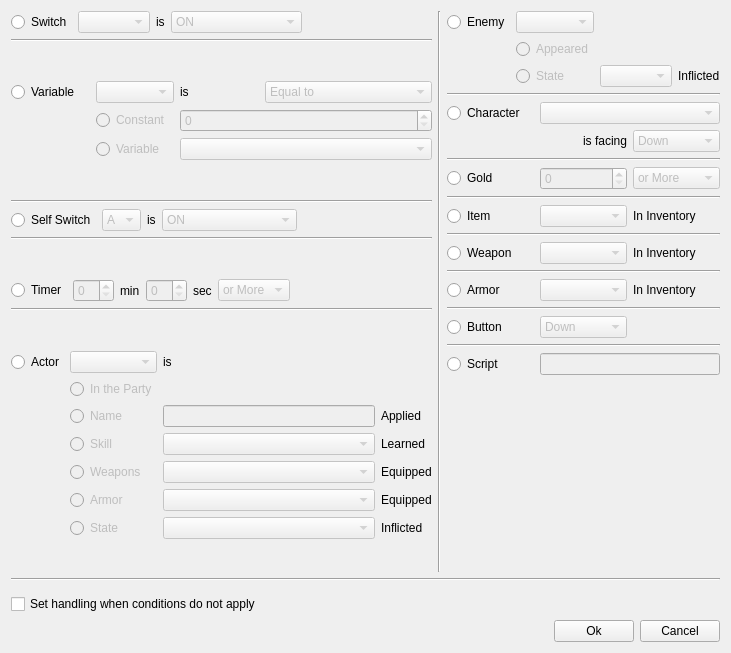
 <widget class="QWidget" name="ConditionalBranchDialog">
  <property name="windowModality">
   <enum>Qt::ApplicationModal</enum>
  </property>
  <property name="geometry">
   <rect>
    <x>0</x>
    <y>0</y>
    <width>731</width>
    <height>653</height>
   </rect>
  </property>
  <property name="windowTitle">
   <string>YaRXP - Conditional Branch</string>
  </property>
  <layout class="QGridLayout" name="gridLayout_6">
   <item row="0" column="0">
    <layout class="QGridLayout" name="gridLayout_4">
     <item row="5" column="0">
      <widget class="Line" name="line_2">
       <property name="orientation">
        <enum>Qt::Horizontal</enum>
       </property>
      </widget>
     </item>
     <item row="7" column="0">
      <widget class="Line" name="line_3">
       <property name="orientation">
        <enum>Qt::Horizontal</enum>
       </property>
      </widget>
     </item>
     <item row="11" column="0">
      <spacer name="verticalSpacer_3">
       <property name="orientation">
        <enum>Qt::Vertical</enum>
       </property>
       <property name="sizeHint" stdset="0">
        <size>
         <width>20</width>
         <height>40</height>
        </size>
       </property>
      </spacer>
     </item>
     <item row="13" column="0">
      <spacer name="verticalSpacer_5">
       <property name="orientation">
        <enum>Qt::Vertical</enum>
       </property>
       <property name="sizeHint" stdset="0">
        <size>
         <width>20</width>
         <height>40</height>
        </size>
       </property>
      </spacer>
     </item>
     <item row="4" column="0">
      <spacer name="verticalSpacer">
       <property name="orientation">
        <enum>Qt::Vertical</enum>
       </property>
       <property name="sizeHint" stdset="0">
        <size>
         <width>20</width>
         <height>40</height>
        </size>
       </property>
      </spacer>
     </item>
     <item row="6" column="0">
      <layout class="QHBoxLayout" name="horizontalLayout_3">
       <item>
        <widget class="QRadioButton" name="radio_self_switch">
         <property name="text">
          <string>Self Switch</string>
         </property>
        </widget>
       </item>
       <item>
        <widget class="QComboBox" name="combo_self_switch">
         <property name="enabled">
          <bool>false</bool>
         </property>
         <item>
          <property name="text">
           <string>A</string>
          </property>
         </item>
         <item>
          <property name="text">
           <string>B</string>
          </property>
         </item>
         <item>
          <property name="text">
           <string>C</string>
          </property>
         </item>
         <item>
          <property name="text">
           <string>D</string>
          </property>
         </item>
        </widget>
       </item>
       <item>
        <widget class="QLabel" name="label_3">
         <property name="text">
          <string>is</string>
         </property>
        </widget>
       </item>
       <item>
        <widget class="QComboBox" name="combo_self_switch_state">
         <property name="enabled">
          <bool>false</bool>
         </property>
         <property name="sizePolicy">
          <sizepolicy hsizetype="Expanding" vsizetype="Fixed">
           <horstretch>0</horstretch>
           <verstretch>0</verstretch>
          </sizepolicy>
         </property>
         <item>
          <property name="text">
           <string>ON</string>
          </property>
         </item>
         <item>
          <property name="text">
           <string>OFF</string>
          </property>
         </item>
        </widget>
       </item>
       <item>
        <spacer name="horizontalSpacer_3">
         <property name="orientation">
          <enum>Qt::Horizontal</enum>
         </property>
         <property name="sizeHint" stdset="0">
          <size>
           <width>40</width>
           <height>20</height>
          </size>
         </property>
        </spacer>
       </item>
      </layout>
     </item>
     <item row="1" column="0">
      <widget class="Line" name="line">
       <property name="orientation">
        <enum>Qt::Horizontal</enum>
       </property>
      </widget>
     </item>
     <item row="9" column="0">
      <layout class="QHBoxLayout" name="horizontalLayout_4">
       <item>
        <widget class="QRadioButton" name="radio_timer">
         <property name="text">
          <string>Timer</string>
         </property>
        </widget>
       </item>
       <item>
        <widget class="QSpinBox" name="spin_timer_min">
         <property name="enabled">
          <bool>false</bool>
         </property>
        </widget>
       </item>
       <item>
        <widget class="QLabel" name="label_4">
         <property name="text">
          <string>min</string>
         </property>
        </widget>
       </item>
       <item>
        <widget class="QSpinBox" name="spin_timer_sec">
         <property name="enabled">
          <bool>false</bool>
         </property>
        </widget>
       </item>
       <item>
        <widget class="QLabel" name="label_5">
         <property name="text">
          <string>sec</string>
         </property>
        </widget>
       </item>
       <item>
        <widget class="QComboBox" name="spin_timer_comp">
         <property name="enabled">
          <bool>false</bool>
         </property>
         <item>
          <property name="text">
           <string>or More</string>
          </property>
         </item>
         <item>
          <property name="text">
           <string>or Less</string>
          </property>
         </item>
        </widget>
       </item>
       <item>
        <spacer name="horizontalSpacer_4">
         <property name="orientation">
          <enum>Qt::Horizontal</enum>
         </property>
         <property name="sizeHint" stdset="0">
          <size>
           <width>40</width>
           <height>20</height>
          </size>
         </property>
        </spacer>
       </item>
      </layout>
     </item>
     <item row="0" column="0">
      <layout class="QHBoxLayout" name="horizontalLayout_2">
       <item>
        <widget class="QRadioButton" name="radio_switch">
         <property name="text">
          <string>Switch</string>
         </property>
        </widget>
       </item>
       <item>
        <widget class="QComboBox" name="combo_switch">
         <property name="enabled">
          <bool>false</bool>
         </property>
        </widget>
       </item>
       <item>
        <widget class="QLabel" name="label">
         <property name="text">
          <string>is</string>
         </property>
        </widget>
       </item>
       <item>
        <widget class="QComboBox" name="combo_switch_state">
         <property name="enabled">
          <bool>false</bool>
         </property>
         <property name="sizePolicy">
          <sizepolicy hsizetype="Expanding" vsizetype="Fixed">
           <horstretch>0</horstretch>
           <verstretch>0</verstretch>
          </sizepolicy>
         </property>
         <item>
          <property name="text">
           <string>ON</string>
          </property>
         </item>
         <item>
          <property name="text">
           <string>OFF</string>
          </property>
         </item>
        </widget>
       </item>
       <item>
        <spacer name="horizontalSpacer_2">
         <property name="orientation">
          <enum>Qt::Horizontal</enum>
         </property>
         <property name="sizeHint" stdset="0">
          <size>
           <width>40</width>
           <height>20</height>
          </size>
         </property>
        </spacer>
       </item>
      </layout>
     </item>
     <item row="3" column="0">
      <layout class="QGridLayout" name="gridLayout">
       <item row="0" column="2">
        <widget class="QLabel" name="label_2">
         <property name="text">
          <string>is</string>
         </property>
        </widget>
       </item>
       <item row="1" column="1">
        <widget class="QRadioButton" name="radio_var_constant">
         <property name="enabled">
          <bool>false</bool>
         </property>
         <property name="text">
          <string>Constant</string>
         </property>
        </widget>
       </item>
       <item row="0" column="1">
        <widget class="QComboBox" name="combo_variable">
         <property name="enabled">
          <bool>false</bool>
         </property>
        </widget>
       </item>
       <item row="2" column="1">
        <widget class="QRadioButton" name="radio_var_variable">
         <property name="enabled">
          <bool>false</bool>
         </property>
         <property name="text">
          <string>Variable</string>
         </property>
        </widget>
       </item>
       <item row="0" column="3">
        <widget class="QComboBox" name="combo_variable_op">
         <property name="enabled">
          <bool>false</bool>
         </property>
         <item>
          <property name="text">
           <string>Equal to</string>
          </property>
         </item>
         <item>
          <property name="text">
           <string>Greather than or Equal to</string>
          </property>
         </item>
         <item>
          <property name="text">
           <string>Less Than or Equal to</string>
          </property>
         </item>
         <item>
          <property name="text">
           <string>Greather than</string>
          </property>
         </item>
         <item>
          <property name="text">
           <string>Less than</string>
          </property>
         </item>
         <item>
          <property name="text">
           <string>Not Equal to</string>
          </property>
         </item>
        </widget>
       </item>
       <item row="0" column="0">
        <widget class="QRadioButton" name="radio_variable">
         <property name="text">
          <string>Variable</string>
         </property>
        </widget>
       </item>
       <item row="1" column="2" colspan="2">
        <widget class="QSpinBox" name="spin_var_const">
         <property name="enabled">
          <bool>false</bool>
         </property>
        </widget>
       </item>
       <item row="2" column="2" colspan="2">
        <widget class="QComboBox" name="combo_var_variable">
         <property name="enabled">
          <bool>false</bool>
         </property>
        </widget>
       </item>
      </layout>
     </item>
     <item row="2" column="0">
      <spacer name="verticalSpacer_2">
       <property name="orientation">
        <enum>Qt::Vertical</enum>
       </property>
       <property name="sizeHint" stdset="0">
        <size>
         <width>20</width>
         <height>40</height>
        </size>
       </property>
      </spacer>
     </item>
     <item row="8" column="0">
      <spacer name="verticalSpacer_4">
       <property name="orientation">
        <enum>Qt::Vertical</enum>
       </property>
       <property name="sizeHint" stdset="0">
        <size>
         <width>20</width>
         <height>40</height>
        </size>
       </property>
      </spacer>
     </item>
     <item row="12" column="0">
      <layout class="QGridLayout" name="gridLayout_2">
       <item row="3" column="2">
        <widget class="QComboBox" name="combo_actor_skill">
         <property name="enabled">
          <bool>false</bool>
         </property>
        </widget>
       </item>
       <item row="0" column="2">
        <widget class="QLabel" name="label_6">
         <property name="text">
          <string>is</string>
         </property>
        </widget>
       </item>
       <item row="0" column="0">
        <widget class="QRadioButton" name="radio_actor">
         <property name="text">
          <string>Actor</string>
         </property>
        </widget>
       </item>
       <item row="2" column="1">
        <widget class="QRadioButton" name="radio_actor_name">
         <property name="enabled">
          <bool>false</bool>
         </property>
         <property name="text">
          <string>Name</string>
         </property>
        </widget>
       </item>
       <item row="1" column="1">
        <widget class="QRadioButton" name="radio_actor_in_party">
         <property name="enabled">
          <bool>false</bool>
         </property>
         <property name="text">
          <string>In the Party</string>
         </property>
        </widget>
       </item>
       <item row="0" column="1">
        <widget class="QComboBox" name="combo_actor">
         <property name="enabled">
          <bool>false</bool>
         </property>
        </widget>
       </item>
       <item row="4" column="1">
        <widget class="QRadioButton" name="radio_actor_weapons">
         <property name="enabled">
          <bool>false</bool>
         </property>
         <property name="text">
          <string>Weapons</string>
         </property>
        </widget>
       </item>
       <item row="3" column="1">
        <widget class="QRadioButton" name="radio_actor_skill">
         <property name="enabled">
          <bool>false</bool>
         </property>
         <property name="text">
          <string>Skill</string>
         </property>
        </widget>
       </item>
       <item row="5" column="1">
        <widget class="QRadioButton" name="radio_actor_armor">
         <property name="enabled">
          <bool>false</bool>
         </property>
         <property name="text">
          <string>Armor</string>
         </property>
        </widget>
       </item>
       <item row="6" column="1">
        <widget class="QRadioButton" name="radio_actor_state">
         <property name="enabled">
          <bool>false</bool>
         </property>
         <property name="text">
          <string>State</string>
         </property>
        </widget>
       </item>
       <item row="2" column="2">
        <widget class="QLineEdit" name="line_actor_name">
         <property name="enabled">
          <bool>false</bool>
         </property>
        </widget>
       </item>
       <item row="2" column="3">
        <widget class="QLabel" name="label_7">
         <property name="text">
          <string>Applied</string>
         </property>
        </widget>
       </item>
       <item row="3" column="3">
        <widget class="QLabel" name="label_8">
         <property name="text">
          <string>Learned</string>
         </property>
        </widget>
       </item>
       <item row="4" column="3">
        <widget class="QLabel" name="label_9">
         <property name="text">
          <string>Equipped</string>
         </property>
        </widget>
       </item>
       <item row="5" column="3">
        <widget class="QLabel" name="label_10">
         <property name="text">
          <string>Equipped</string>
         </property>
        </widget>
       </item>
       <item row="6" column="3">
        <widget class="QLabel" name="label_11">
         <property name="text">
          <string>Inflicted</string>
         </property>
        </widget>
       </item>
       <item row="4" column="2">
        <widget class="QComboBox" name="combo_actor_weapon">
         <property name="enabled">
          <bool>false</bool>
         </property>
        </widget>
       </item>
       <item row="5" column="2">
        <widget class="QComboBox" name="combo_actor_armor">
         <property name="enabled">
          <bool>false</bool>
         </property>
        </widget>
       </item>
       <item row="6" column="2">
        <widget class="QComboBox" name="combo_actor_state">
         <property name="enabled">
          <bool>false</bool>
         </property>
        </widget>
       </item>
      </layout>
     </item>
     <item row="10" column="0">
      <widget class="Line" name="line_4">
       <property name="orientation">
        <enum>Qt::Horizontal</enum>
       </property>
      </widget>
     </item>
    </layout>
   </item>
   <item row="1" column="0" colspan="3">
    <widget class="Line" name="line_13">
     <property name="orientation">
      <enum>Qt::Horizontal</enum>
     </property>
    </widget>
   </item>
   <item row="4" column="0" colspan="3">
    <layout class="QHBoxLayout" name="horizontalLayout">
     <item>
      <spacer name="horizontalSpacer">
       <property name="orientation">
        <enum>Qt::Horizontal</enum>
       </property>
       <property name="sizeHint" stdset="0">
        <size>
         <width>40</width>
         <height>20</height>
        </size>
       </property>
      </spacer>
     </item>
     <item>
      <widget class="QPushButton" name="button_ok">
       <property name="text">
        <string>Ok</string>
       </property>
      </widget>
     </item>
     <item>
      <widget class="QPushButton" name="button_cancel">
       <property name="text">
        <string>Cancel</string>
       </property>
      </widget>
     </item>
    </layout>
   </item>
   <item row="0" column="2">
    <layout class="QGridLayout" name="gridLayout_5">
     <item row="3" column="2">
      <widget class="QComboBox" name="combo_character_direction">
       <property name="enabled">
        <bool>false</bool>
       </property>
       <item>
        <property name="text">
         <string>Down</string>
        </property>
       </item>
       <item>
        <property name="text">
         <string>Left</string>
        </property>
       </item>
       <item>
        <property name="text">
         <string>Right</string>
        </property>
       </item>
       <item>
        <property name="text">
         <string>Up</string>
        </property>
       </item>
      </widget>
     </item>
     <item row="11" column="2">
      <widget class="QLabel" name="label_16">
       <property name="text">
        <string>In Inventory</string>
       </property>
      </widget>
     </item>
     <item row="11" column="0">
      <widget class="QRadioButton" name="radio_armor">
       <property name="text">
        <string>Armor</string>
       </property>
      </widget>
     </item>
     <item row="12" column="0" colspan="3">
      <widget class="Line" name="line_11">
       <property name="orientation">
        <enum>Qt::Horizontal</enum>
       </property>
      </widget>
     </item>
     <item row="15" column="0">
      <widget class="QRadioButton" name="radio_script">
       <property name="text">
        <string>Script</string>
       </property>
      </widget>
     </item>
     <item row="16" column="0">
      <spacer name="verticalSpacer_12">
       <property name="orientation">
        <enum>Qt::Vertical</enum>
       </property>
       <property name="sizeHint" stdset="0">
        <size>
         <width>20</width>
         <height>40</height>
        </size>
       </property>
      </spacer>
     </item>
     <item row="4" column="0" colspan="3">
      <widget class="Line" name="line_7">
       <property name="orientation">
        <enum>Qt::Horizontal</enum>
       </property>
      </widget>
     </item>
     <item row="1" column="0" colspan="3">
      <widget class="Line" name="line_6">
       <property name="orientation">
        <enum>Qt::Horizontal</enum>
       </property>
      </widget>
     </item>
     <item row="0" column="0" colspan="3">
      <layout class="QGridLayout" name="gridLayout_3">
       <item row="1" column="1">
        <widget class="QRadioButton" name="radio_enemy_appeared">
         <property name="enabled">
          <bool>false</bool>
         </property>
         <property name="text">
          <string>Appeared</string>
         </property>
        </widget>
       </item>
       <item row="2" column="1">
        <widget class="QRadioButton" name="radio_enemy_state">
         <property name="enabled">
          <bool>false</bool>
         </property>
         <property name="text">
          <string>State</string>
         </property>
        </widget>
       </item>
       <item row="2" column="2">
        <widget class="QComboBox" name="combo_enemy_state">
         <property name="enabled">
          <bool>false</bool>
         </property>
        </widget>
       </item>
       <item row="0" column="1">
        <widget class="QComboBox" name="combo_enemy">
         <property name="enabled">
          <bool>false</bool>
         </property>
        </widget>
       </item>
       <item row="0" column="0">
        <widget class="QRadioButton" name="radio_enemy">
         <property name="text">
          <string>Enemy</string>
         </property>
        </widget>
       </item>
       <item row="2" column="3">
        <widget class="QLabel" name="label_12">
         <property name="text">
          <string>Inflicted</string>
         </property>
        </widget>
       </item>
      </layout>
     </item>
     <item row="15" column="1" colspan="2">
      <widget class="QLineEdit" name="line_script">
       <property name="enabled">
        <bool>false</bool>
       </property>
      </widget>
     </item>
     <item row="3" column="1">
      <widget class="QLabel" name="label_13">
       <property name="text">
        <string>is facing</string>
       </property>
       <property name="alignment">
        <set>Qt::AlignRight|Qt::AlignTrailing|Qt::AlignVCenter</set>
       </property>
      </widget>
     </item>
     <item row="11" column="1">
      <widget class="QComboBox" name="combo_armor">
       <property name="enabled">
        <bool>false</bool>
       </property>
      </widget>
     </item>
     <item row="10" column="0" colspan="3">
      <widget class="Line" name="line_10">
       <property name="orientation">
        <enum>Qt::Horizontal</enum>
       </property>
      </widget>
     </item>
     <item row="5" column="1">
      <widget class="QSpinBox" name="spin_gold">
       <property name="enabled">
        <bool>false</bool>
       </property>
      </widget>
     </item>
     <item row="13" column="1">
      <widget class="QComboBox" name="combo_button">
       <property name="enabled">
        <bool>false</bool>
       </property>
       <item>
        <property name="text">
         <string>Down</string>
        </property>
       </item>
       <item>
        <property name="text">
         <string>Left</string>
        </property>
       </item>
       <item>
        <property name="text">
         <string>Right</string>
        </property>
       </item>
       <item>
        <property name="text">
         <string>Up</string>
        </property>
       </item>
       <item>
        <property name="text">
         <string>A</string>
        </property>
       </item>
       <item>
        <property name="text">
         <string>B</string>
        </property>
       </item>
       <item>
        <property name="text">
         <string>C</string>
        </property>
       </item>
       <item>
        <property name="text">
         <string>X</string>
        </property>
       </item>
       <item>
        <property name="text">
         <string>Y</string>
        </property>
       </item>
       <item>
        <property name="text">
         <string>Z</string>
        </property>
       </item>
       <item>
        <property name="text">
         <string>L</string>
        </property>
       </item>
       <item>
        <property name="text">
         <string>R</string>
        </property>
       </item>
      </widget>
     </item>
     <item row="9" column="1">
      <widget class="QComboBox" name="combo_weapon">
       <property name="enabled">
        <bool>false</bool>
       </property>
      </widget>
     </item>
     <item row="7" column="0">
      <widget class="QRadioButton" name="radio_item">
       <property name="text">
        <string>Item</string>
       </property>
      </widget>
     </item>
     <item row="6" column="0" colspan="3">
      <widget class="Line" name="line_8">
       <property name="orientation">
        <enum>Qt::Horizontal</enum>
       </property>
      </widget>
     </item>
     <item row="5" column="2">
      <widget class="QComboBox" name="combo_gold_comp">
       <property name="enabled">
        <bool>false</bool>
       </property>
       <item>
        <property name="text">
         <string>or More</string>
        </property>
       </item>
       <item>
        <property name="text">
         <string>or Less</string>
        </property>
       </item>
      </widget>
     </item>
     <item row="7" column="1">
      <widget class="QComboBox" name="combo_item">
       <property name="enabled">
        <bool>false</bool>
       </property>
      </widget>
     </item>
     <item row="5" column="0">
      <widget class="QRadioButton" name="radio_gold">
       <property name="text">
        <string>Gold</string>
       </property>
      </widget>
     </item>
     <item row="9" column="2">
      <widget class="QLabel" name="label_15">
       <property name="text">
        <string>In Inventory</string>
       </property>
      </widget>
     </item>
     <item row="8" column="0" colspan="3">
      <widget class="Line" name="line_9">
       <property name="orientation">
        <enum>Qt::Horizontal</enum>
       </property>
      </widget>
     </item>
     <item row="9" column="0">
      <widget class="QRadioButton" name="radio_weapon">
       <property name="text">
        <string>Weapon</string>
       </property>
      </widget>
     </item>
     <item row="7" column="2">
      <widget class="QLabel" name="label_14">
       <property name="text">
        <string>In Inventory</string>
       </property>
      </widget>
     </item>
     <item row="2" column="0">
      <widget class="QRadioButton" name="radio_character">
       <property name="text">
        <string>Character</string>
       </property>
      </widget>
     </item>
     <item row="13" column="0">
      <widget class="QRadioButton" name="radio_button">
       <property name="text">
        <string>Button</string>
       </property>
      </widget>
     </item>
     <item row="2" column="1" colspan="2">
      <widget class="QComboBox" name="combo_character">
       <property name="enabled">
        <bool>false</bool>
       </property>
      </widget>
     </item>
     <item row="14" column="0" colspan="3">
      <widget class="Line" name="line_12">
       <property name="orientation">
        <enum>Qt::Horizontal</enum>
       </property>
      </widget>
     </item>
    </layout>
   </item>
   <item row="3" column="0" colspan="3">
    <widget class="QCheckBox" name="checkBox">
     <property name="text">
      <string>Set handling when conditions do not apply</string>
     </property>
    </widget>
   </item>
   <item row="0" column="1">
    <widget class="Line" name="line_5">
     <property name="orientation">
      <enum>Qt::Vertical</enum>
     </property>
    </widget>
   </item>
   <item row="2" column="0">
    <spacer name="verticalSpacer_6">
     <property name="orientation">
      <enum>Qt::Vertical</enum>
     </property>
     <property name="sizeHint" stdset="0">
      <size>
       <width>20</width>
       <height>40</height>
      </size>
     </property>
    </spacer>
   </item>
  </layout>
 </widget>
